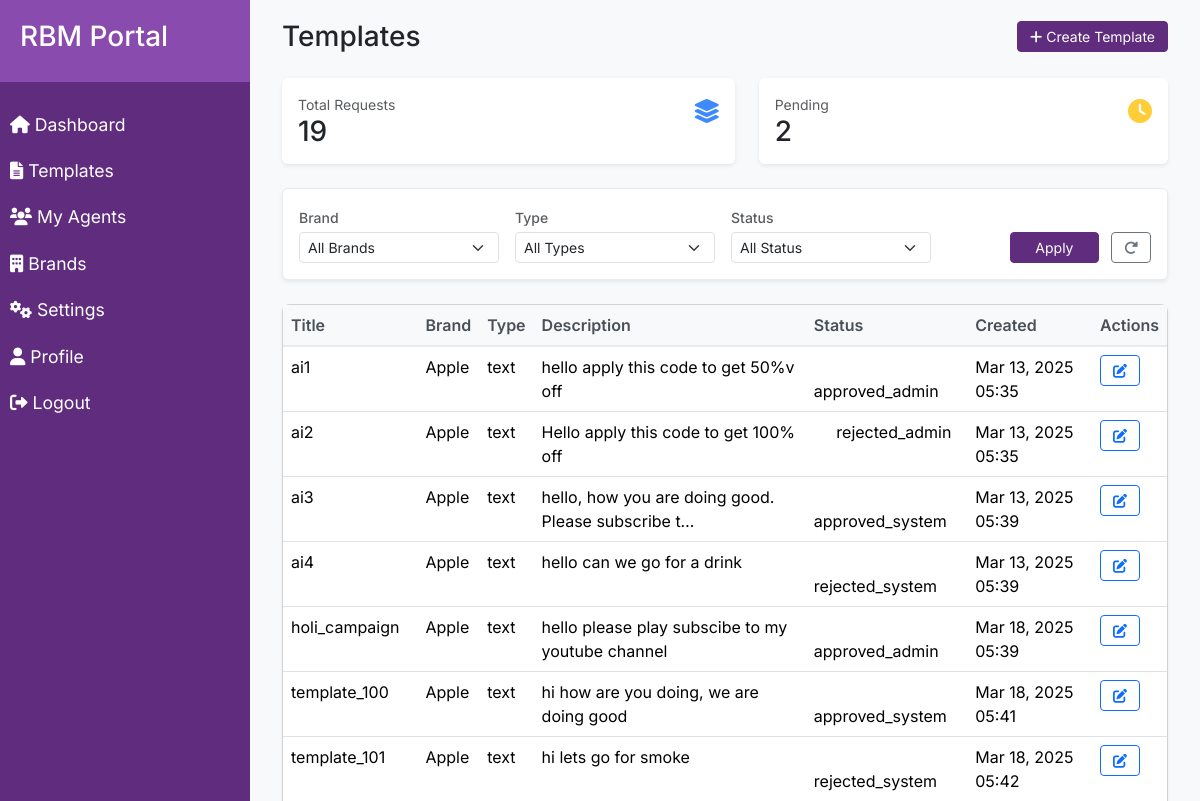
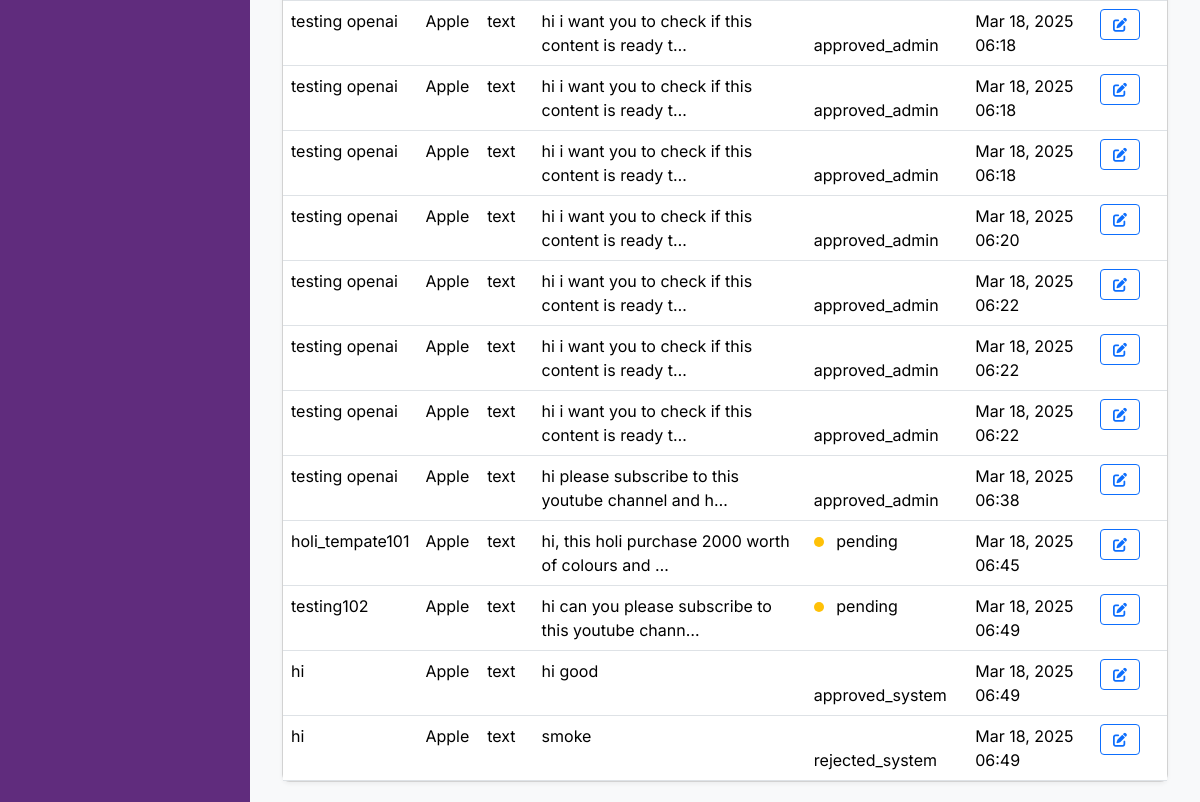
The page /templates/ (signed in) on the database as committed earlier (2 pictures, top to bottom).
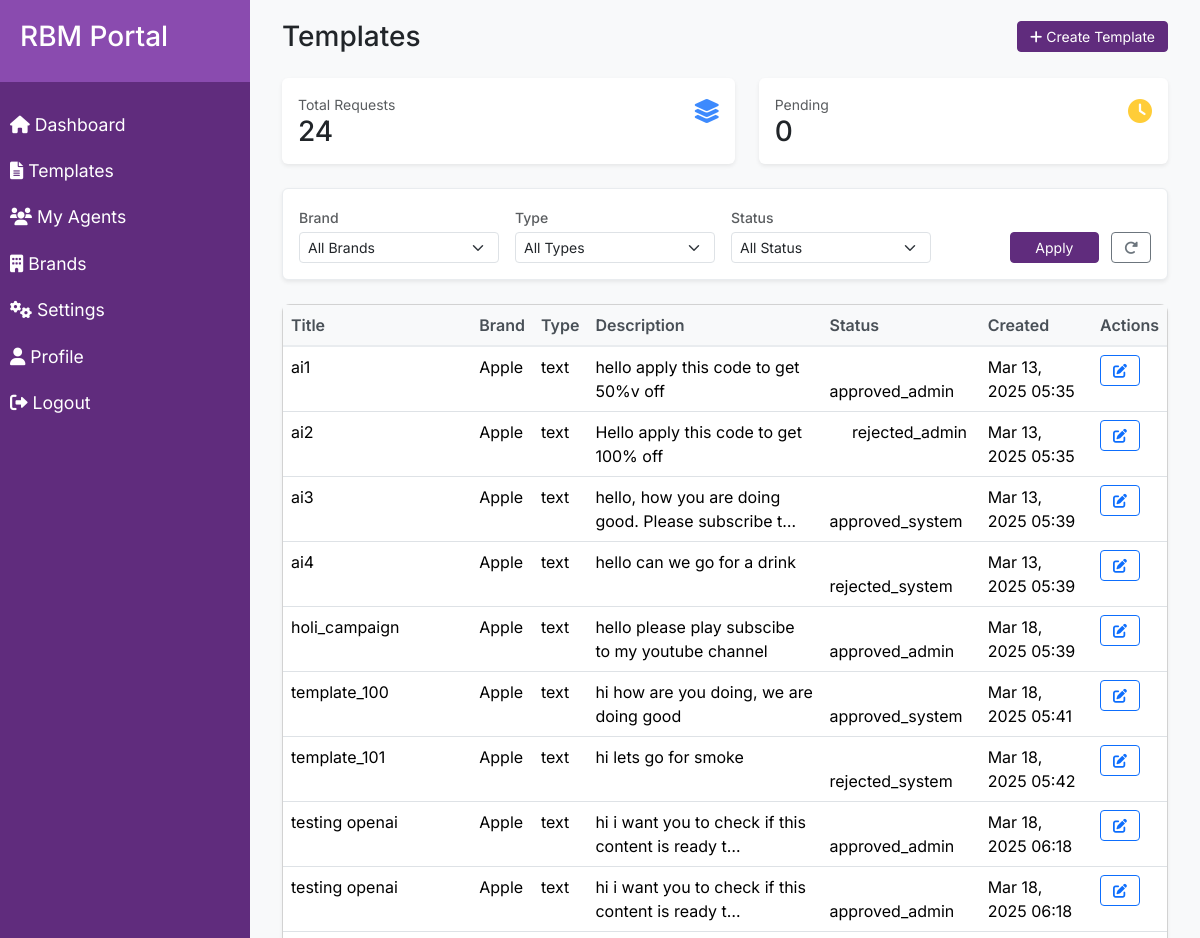
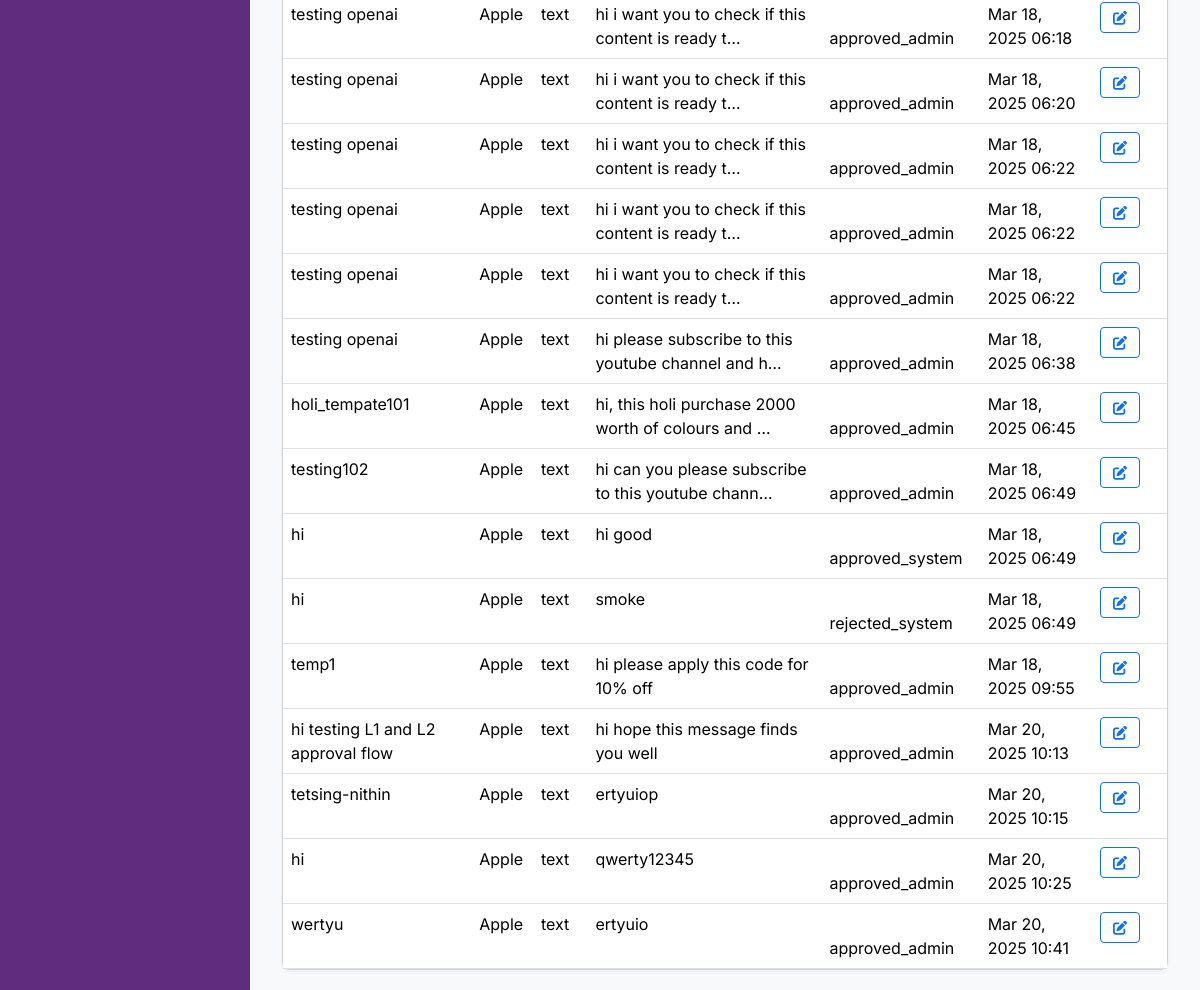
The same page on the database as committed later (2 pictures, top to bottom).
### dashboard/models.py (models this page shows, shortened)
class Template(models.Model):
    STATUS_CHOICES = [
        ('pending_l1', 'Pending L1 Approval'),
        ('approved_l1', 'Approved by L1'),
        ('rejected_l1', 'Rejected by L1'),
        ('approved_l2', 'Approved by L2'),
        ('rejected_l2', 'Rejected by L2'),
    ]
    MESSAGE_TYPES = [
        ('text', 'Text'),
        ('media', 'Media'),
        ('card', 'Card'),
    ]
    title = models.CharField(max_length=200)
    content = models.TextField()
    variables = models.TextField(blank=True)  # Allow any string without JSON validation
    message_type = models.CharField(max_length=20, choices=MESSAGE_TYPES)
    status = models.CharField(max_length=20, choices=STATUS_CHOICES, default='pending_l1')
    brand = models.ForeignKey(Brand, on_delete=models.CASCADE)
    created_by = models.ForeignKey(User, on_delete=models.CASCADE)
    created_at = models.DateTimeField(auto_now_add=True)
    updated_at = models.DateTimeField(auto_now=True)

class Brand(models.Model):
    name = models.CharField(max_length=100)
    description = models.TextField(blank=True)
    created_at = models.DateTimeField(auto_now_add=True)

### dashboard/views.py (the view)
# urls.py: path('templates/', views.template_list, name='template_list'),
@login_required
def template_list(request):
    brand = request.GET.get('brand')
    message_type = request.GET.get('message_type')
    status = request.GET.get('status')
    date = request.GET.get('date')
    stage = request.GET.get('stage')
    aggregator = request.GET.get('aggregator')
    templates = Template.objects.all()
    if brand:
        templates = templates.filter(brand_id=brand)
    if message_type:
        templates = templates.filter(message_type=message_type)
    if status:
        templates = templates.filter(status=status)
    if date:
        templates = templates.filter(created_at__date=date)
    if stage:
        templates = templates.filter(stage=stage)
    if aggregator:
        templates = templates.filter(aggregator=aggregator)
    template_filters = [
        {
            'name': 'message_type',
            'label': 'Message Type',
            'selected': message_type,
            'options': [
                {'value': 'text', 'label': 'Text'},
                {'value': 'media', 'label': 'Media'},
                {'value': 'card', 'label': 'Card'},
            ]
        },
        {
            'name': 'stage',
            'label': 'Stage',
            'selected': stage,
            'options': [
                {'value': 'all', 'label': 'All'},
                {'value': 'creation', 'label': 'Creation'},
                {'value': 'review', 'label': 'Review'},
            ]
        },
        {
            'name': 'status',
            'label': 'Status',
            'selected': status,
            'options': [
                {'value': opt[0], 'label': opt[1]}
                for opt in Template.STATUS_CHOICES
            ]
        },
        {
            'name': 'brand',
            'label': 'Brand',
            'selected': brand,
            'options': [
                {'value': b.id, 'label': b.name}
                for b in Brand.objects.all()
            ]
        },
        {
            'name': 'aggregator',
            'label': 'Aggregator',
            'selected': aggregator,
            'options': [
                {'value': 'all', 'label': 'All'},
            ]
        }
    ]
    context = {
        'templates': templates,
        'template_filters': template_filters,
        'total_count': Template.objects.count(),
        'pending_count': Template.objects.filter(status='pending').count(),
    }
    return render(request, 'dashboard/template_list.html', context)

### templates/dashboard/template_list.html (shortened to what this page needs)
{% extends 'base.html' %}
{% block content %}
<div class="container-fluid">
    <div class="d-flex justify-content-between align-items-center mb-4">
        <h1 class="h3 mb-0">Templates</h1>
        <a href="{% url 'create_template' %}" class="btn btn-primary btn-sm">
            <i class="fas fa-plus"></i> Create Template
        </a>
    </div>
    <div class="stats-row d-flex gap-4 mb-4">
        <div class="stat-card bg-white rounded p-3 flex-grow-1 shadow-sm">
            <div class="d-flex justify-content-between">
                <div>
                    <div class="text-muted small">Total Requests</div>
                    <div class="h3 mb-0">{{ total_count }}</div>
                </div>
                <div class="stat-icon text-primary">
                    <i class="fas fa-layer-group"></i>
                </div>
            </div>
        </div>
        <div class="stat-card bg-white rounded p-3 flex-grow-1 shadow-sm">
            <div class="d-flex justify-content-between">
                <div>
                    <div class="text-muted small">Pending</div>
                    <div class="h3 mb-0">{{ pending_count }}</div>
                </div>
                <div class="stat-icon text-warning">
                    <i class="fas fa-clock"></i>
                </div>
            </div>
        </div>
    </div>
    <div class="filter-bar bg-white p-3 rounded mb-4 shadow-sm">
        <form method="get" class="d-flex flex-wrap gap-3 align-items-end">
            <div class="filter-group" style="min-width: 200px;">
                <label class="form-label text-muted small mb-1">Brand</label>
                <select name="brand" class="form-select form-select-sm">
                    <option value="">All Brands</option>
                </select>
            </div>
            <div class="filter-group" style="min-width: 200px;">
                <label class="form-label text-muted small mb-1">Type</label>
                <select name="type" class="form-select form-select-sm">
                    <option value="">All Types</option>
                </select>
            </div>
            <div class="filter-group" style="min-width: 200px;">
                <label class="form-label text-muted small mb-1">Status</label>
                <select name="status" class="form-select form-select-sm">
                    <option value="">All Status</option>
                </select>
            </div>
            <div class="ms-auto">
                <button type="submit" class="btn btn-primary btn-sm px-4">Apply</button>
                <a href="{% url 'template_list' %}" class="btn btn-outline-secondary btn-sm ms-2">
                    <i class="fas fa-redo-alt"></i>
                </a>
            </div>
        </form>
    </div>
    <div class="card">
        <div class="card-body p-0">
            <div class="table-responsive">
                <table class="table table-hover mb-0">
                    <thead>
                        <tr>
                            <th>Title</th>
                            <th>Brand</th>
                            <th>Type</th>
                            <th>Description</th>
                            <th>Status</th>
                            <th>Created</th>
                            <th>Actions</th>
                        </tr>
                    </thead>
                    <tbody>
                        {% for template in templates %}
                        <tr>
                            <td>{{ template.title }}</td>
                            <td>{{ template.brand.name }}</td>
                            <td>{{ template.message_type }}</td>
                            <td>{{ template.content|truncatechars:50 }}</td>
                            <td>
                                <span class="status-indicator status-{{ template.status }}"></span>
                                {{ template.get_status_display }}
                            </td>
                            <td>{{ template.created_at|date:"M d, Y H:i" }}</td>
                            <td>
                                <a href="#" class="btn btn-sm btn-outline-primary">
                                    <i class="fas fa-edit"></i>
                                </a>
                            </td>
                        </tr>
                        {% endfor %}
                    </tbody>
                </table>
            </div>
        </div>
    </div>
</div>
{% endblock %}

### templates/base.html (shortened to what this page needs)
<!DOCTYPE html>
<html lang="en">
<head>
    <link href="https://cdn.jsdelivr.net/npm/bootstrap@5.3.2/dist/css/bootstrap.min.css" rel="stylesheet">
    <link rel="stylesheet" href="https://cdnjs.cloudflare.com/ajax/libs/font-awesome/6.0.0/css/all.min.css">
    {% load static %}
    <link rel="stylesheet" href="{% static 'css/style.css' %}">
    <link href="https://cdnjs.cloudflare.com/ajax/libs/font-awesome/6.0.0/css/all.min.css" rel="stylesheet">
    <link href="{% static 'css/style.css' %}" rel="stylesheet">
</head>
<body>
    <div class="wrapper">
        {% if user.is_authenticated %}
        <nav id="sidebar">
            <div class="sidebar-header">
                <h3>RBM Portal</h3>
            </div>
            <ul class="list-unstyled components">
                <li><a href="{% url 'dashboard' %}"><i class="fas fa-home"></i> Dashboard</a></li>
                <li><a href="{% url 'template_list' %}"><i class="fas fa-file-alt"></i> Templates</a></li>
                <li><a href="{% url 'agent_list' %}"><i class="fas fa-users"></i> My Agents</a></li>
                <li><a href="{% url 'brand_list' %}"><i class="fas fa-building"></i> Brands</a></li>
                <li><a href="{% url 'approval_settings' %}"><i class="fas fa-cogs"></i> Settings</a></li>
                <li><a href="{% url 'profile' %}"><i class="fas fa-user"></i> Profile</a></li>
                <li><a href="{% url 'logout' %}"><i class="fas fa-sign-out-alt"></i> Logout</a></li>
            </ul>
        </nav>
        {% endif %}
        <div id="content">
            {% block content %}
            {% endblock %}
        </div>
    </div>
</body>
</html>

### static/css/style.css (style rules this page uses)
:root { --primary-color: #602C7D; --secondary-color: #8A4BAF; --background-color: #F8F9FA; --border-color: #E9ECEF; --text-color: #495057; }
body { background-color: var(--background-color); font-family: 'Inter', sans-serif; }
.wrapper { display: flex; align-items: stretch; }
#sidebar { background: var(--primary-color); min-width: 250px; max-width: 250px; min-height: 100vh; color: #fff; transition: all 0.3s; }
.sidebar-header { padding: 20px; background: var(--secondary-color); }
#sidebar ul.components { padding: 20px 0; }
#sidebar ul li a { padding: 10px; font-size: 1.1em; display: block; color: #fff; text-decoration: none; }
#content { width: 100%; padding: 20px; min-height: 100vh; }
.table { background: white; border-radius: 8px; box-shadow: 0 2px 4px rgba(0,0,0,0.05); }
.table thead th { background: #F8F9FA; border-bottom: 2px solid var(--border-color); color: var(--text-color); font-weight: 600; }
.status-indicator { width: 10px; height: 10px; border-radius: 50%; display: inline-block; margin-right: 8px; }
.btn-primary { background-color: var(--primary-color); border-color: var(--primary-color); }
.card { border-radius: 8px; box-shadow: 0 2px 4px rgba(0,0,0,0.05); }
.filter-bar { background: white; border: 1px solid var(--border-color); }
.filter-group label { color: #6c757d; font-weight: 500; }
.form-select-sm, .form-control-sm { border-color: #dee2e6; background-color: #fff; }
.stat-card { transition: all 0.3s ease; }
.stat-icon { font-size: 1.5rem; opacity: 0.8; }
.table th { font-weight: 500; color: #495057; background-color: #f8f9fa; }
.btn-sm { padding: 0.25rem 0.75rem; font-size: 0.875rem; }

Rows that differ between the two databases and show on the page:
changed Template "holi_tempate101": status "pending" → "approved_admin"
changed Template "testing102": status "pending" → "approved_admin"
added Template: title "temp1", brand.name "Apple", message_type "text", content "hi please apply this code for 10% off", status "approved_admin", created_at "Mar 18, 2025 09:55"
added Template: title "hi testing L1 and L2 approval flow", brand.name "Apple", message_type "text", content "hi hope this message finds you well", status "approved_admin", created_at "Mar 20, 2025 10:13"
added Template: title "tetsing-nithin", brand.name "Apple", message_type "text", content "ertyuiop", status "approved_admin", created_at "Mar 20, 2025 10:15"
added Template: title "hi", brand.name "Apple", message_type "text", content "qwerty12345", status "approved_admin", created_at "Mar 20, 2025 10:25"
added Template: title "wertyu", brand.name "Apple", message_type "text", content "ertyuio", status "approved_admin", created_at "Mar 20, 2025 10:41"
Other text that changed with them:
{{ total_count }}: "19" → "24"
{{ pending_count }}: "2" → "0"
